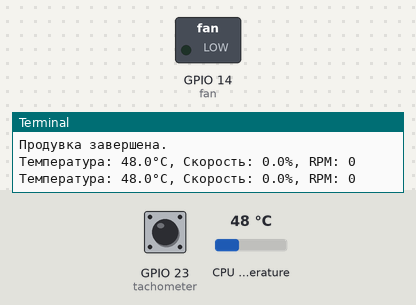
A program run on a simulated Raspberry Pi (BCM pin numbers). Shown: switched loads named in the program (green lamp = pin HIGH), the last lines printed to the terminal. The inputs (shaded band) are chosen by the test bench; at power-on: CPU temperature 48 °C, GPIO 23 (tachometer) HIGH. The clock reads 2024-03-15 10:24:30 at power-on unless the program sets it.

Above: at 6.2 s.
6.3 s: CPU temperature set to 50 °C
8.2 s: CPU temperature set to 52 °C
At 11.4 s:
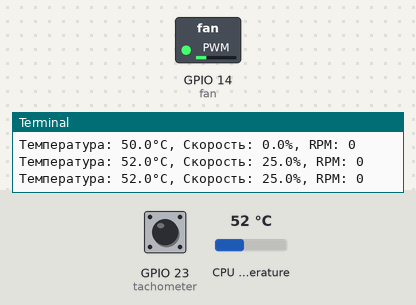
11.7 s: CPU temperature set to 58 °C
At 12.46 s:
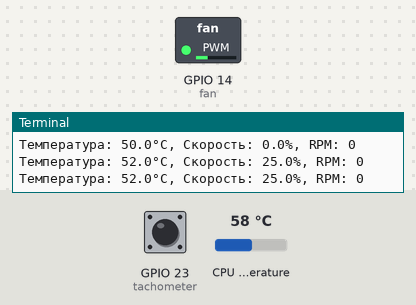
14.2 s: CPU temperature set to 69 °C
At 16.4 s:
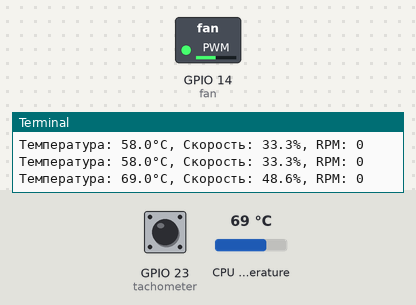
17.7 s: CPU temperature set to 72 °C
At 20.7 s:
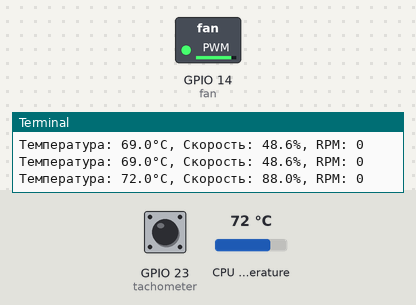
Timing chart, 0 to 22.2 s (numbered marks = the images above; inputs shaded):
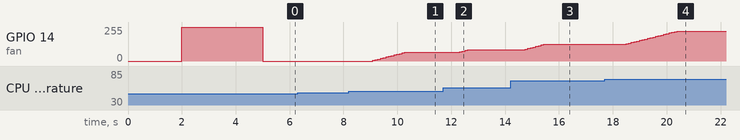

Measured:
- the behaviour switches between 51 and 52 °C on CPU temperature (found by bisection; images 0 and 1)
- the behaviour switches between 70 and 71 °C on CPU temperature (found by bisection; images 3 and 4)
- after the input at 8.2 s, GPIO 14 (fan): moves from 0/255 to 64/255 over 1.2 s, starting after 0.88 s
- after the input at 11.7 s, GPIO 14 (fan): moves from 64/255 to 85/255 over 0.40 s, starting after 0.61 s
- after the input at 14.2 s, GPIO 14 (fan): moves from 85/255 to 124/255 over 0.70 s, starting after 0.54 s
- after the input at 17.7 s, GPIO 14 (fan): moves from 124/255 to 224/255 over 1.9 s, starting after 0.79 s

The program:

fan_control.py
```python
from gpiozero import PWMOutputDevice, DigitalInputDevice
import time
import os

# Настройки
FAN_PIN = 14  # GPIO для синего (PWM)
TACH_PIN = 23  #  # GPIO для зеленого (TACH)
TEMP_ON = 52  # Температура включения вентилятора
TEMP_OFF = 49  # Температура выключения вентилятора
TEMP_HIGH = 75  # Максимальная температура (100% оборотов)
TEMP_MEDIUM = 70  # Пограничная температура, до которой вентилятор использует указанный потенциал (MAX_FAN_SPEED_BELOW) в %
MAX_FAN_SPEED_BELOW = 50  # Потенциал, который используется до пограничной температуры (TEMP_MEDIUM)
COOLDOWN_TIME = 10  # Принудительное время работы вентиляторя на 100%, после достижения максимальной температуры (TEMP_HIGH), в секундах
BLOW_TIME = 3  # Время продувки вентилятора при запуске скрипта (в секундах)
PRE_BLOW_PAUSE = 2  # Время ожидания перед продувкой (BLOW_TIME)
IMPULSES_PER_REVOLUTION = 2  # Импульсы тахометра за один оборот
LOW_TEMP_STABLE_COUNT = 5  # Проверок перед выключением вентилятора
MIN_FAN_SPEED = 0.25  # Минимальная скорость вентилятора для старта

# Инициализация вентилятора
fan = PWMOutputDevice(FAN_PIN, frequency=25)

# Переменные тахометра
rpm_count = 0
last_rpm_time = time.time()
low_temp_counter = 0  # Счетчик стабильного холода

def get_cpu_temperature():
    """Получает температуру процессора."""
    try:
        temp = os.popen("vcgencmd measure_temp").readline().strip()
        return float(temp.replace("temp=", "").replace("'C", ""))
    except ValueError:
        return TEMP_OFF

def map_range(value, in_min, in_max, out_min, out_max):
    """Масштабирование значения."""
    return max(min(out_max, (value - in_min) * (out_max - out_min) / (in_max - in_min) + out_min), out_min)

def smooth_start(target_speed, step=0.02, delay=0.1):
    """Плавное изменение скорости вентилятора."""
    current_speed = fan.value
    while abs(current_speed - target_speed) > step:
        current_speed += step if current_speed < target_speed else -step
        fan.value = max(0, min(1, current_speed))
        time.sleep(delay)
    fan.value = target_speed

def notify_change(new_speed, temp, rpm):
    """Вывод информации о скорости вентилятора и RPM."""
    print(f"Температура: {temp:.1f}°C, Скорость: {new_speed * 100:.1f}%, RPM: {rpm}")

def initial_blow():
    """Продувка вентилятора."""
    print(f"Ожидание перед продувкой ({PRE_BLOW_PAUSE} сек)...")
    fan.value = 0
    time.sleep(PRE_BLOW_PAUSE)
    print(f"Запуск продувки ({BLOW_TIME} сек)...")
    fan.value = 1
    time.sleep(BLOW_TIME)
    fan.value = 0
    print("Продувка завершена.")

def count_rpm():
    """Обработчик тахометра."""
    global rpm_count
    rpm_count += 1

def calculate_rpm():
    """Вычисляет RPM вентилятора."""
    global rpm_count, last_rpm_time
    elapsed_time = time.time() - last_rpm_time
    last_rpm_time = time.time()
    rpm = (rpm_count / IMPULSES_PER_REVOLUTION) * (60 / elapsed_time) if elapsed_time > 0 else 0
    rpm_count = 0
    return int(rpm)

# Настройка тахометра
tachometer = DigitalInputDevice(TACH_PIN, pull_up=True)
tachometer.when_activated = count_rpm

try:
    fan_running = False
    last_high_temp_time = None
    cooldown_start_time = None
    fan_speed = 0

    initial_blow()

    while True:
        temp = get_cpu_temperature()
        current_rpm = calculate_rpm()

        if temp < TEMP_OFF:
            low_temp_counter += 1
            if low_temp_counter >= LOW_TEMP_STABLE_COUNT:
                smooth_start(0)
                fan_running = False
                fan_speed = 0
        else:
            low_temp_counter = 0  # Если температура выше, сбрасываем счетчик

        if temp >= TEMP_ON:
            if temp > TEMP_HIGH:
                fan_speed = 1
            elif temp > TEMP_MEDIUM:
                fan_speed = map_range(temp, TEMP_MEDIUM, TEMP_HIGH, 0.8, 1)
            else:
                fan_speed = max(map_range(temp, TEMP_ON, TEMP_MEDIUM, MIN_FAN_SPEED, MAX_FAN_SPEED_BELOW / 100), MIN_FAN_SPEED)

            smooth_start(fan_speed)
            fan_running = True

        if last_high_temp_time and not cooldown_start_time and temp < TEMP_HIGH:
            cooldown_start_time = time.time()
            fan_speed = 1

        if cooldown_start_time and time.time() - cooldown_start_time < COOLDOWN_TIME:
            fan_speed = 1
        else:
            cooldown_start_time = None

        notify_change(fan_speed, temp, current_rpm)

        if fan_running:
            fan.value = fan_speed

        time.sleep(1)

except KeyboardInterrupt:
    print("Остановка программы...")

finally:
    fan.value = 0
    print("Очистка завершена.")
```
